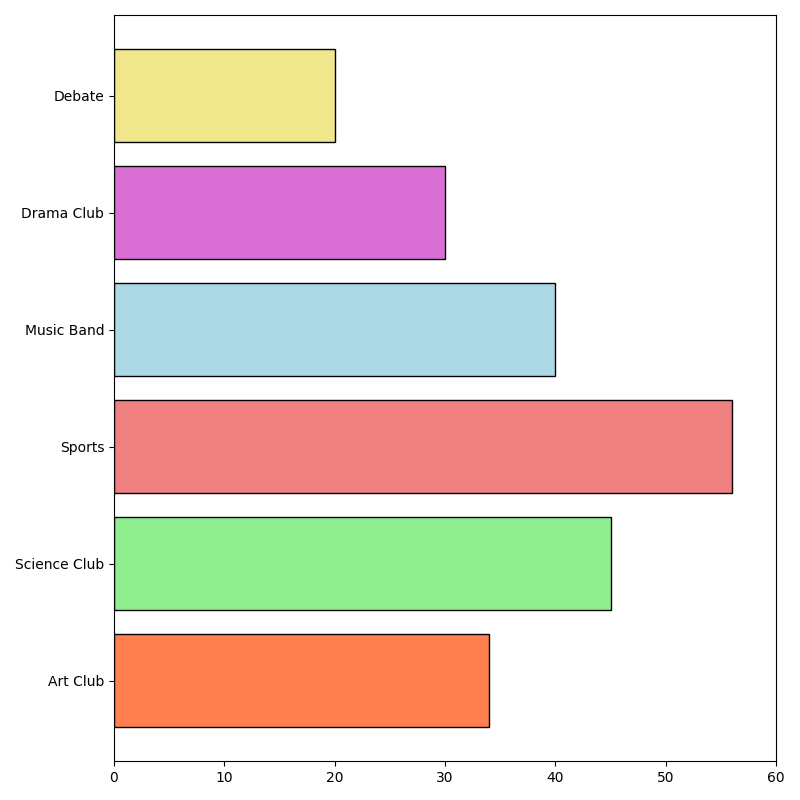

Recreate this plot in Python.
import matplotlib.pyplot as plt

activities = ['Art Club', 'Science Club', 'Sports', 'Music Band', 'Drama Club', 'Debate']
participation_counts = [34, 45, 56, 40, 30, 20]

fig, ax1 = plt.subplots(figsize=(8, 8))

colors = ['coral', 'lightgreen', 'lightcoral', 'lightblue', 'orchid', 'khaki']

# Convert bar chart to horizontal bar chart
bars = ax1.barh(activities, participation_counts, color=colors, edgecolor='black')
ax1.set_xlim(0, 60)  # Adjust the x-limits for horizontal bar chart

plt.tight_layout()
plt.show()
